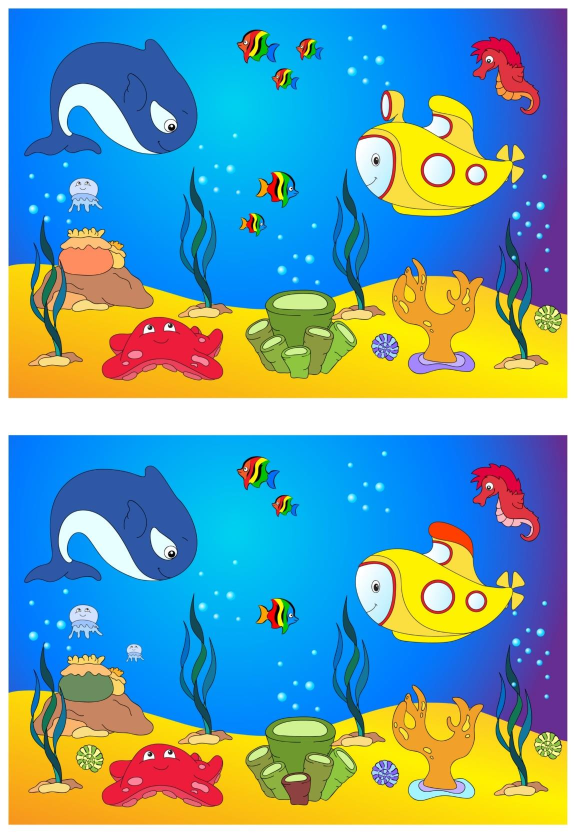
#> input picture Find-10-Differences/two-images.jpg, 1147 x 1670 px, found by its file name (shown at 1/2 size)
$ python Find-10-Differences.py
#> lines starting #> are read from the running program, lines starting #| are printed output that depends on the picture; after the words box and inside, x2 and y2 are one past the last pixel; in counts of white or black regions, pixels touching at a corner belong together
import cv2
import numpy as np

img = cv2.imread("Open-CV/Find-10-Differences/two-images.jpg")
#> img is the input picture: shape (1670, 1147, 3); mean B, G, R 168.2, 158.7, 110.1
gray = cv2.cvtColor(img, cv2.COLOR_RGB2GRAY)
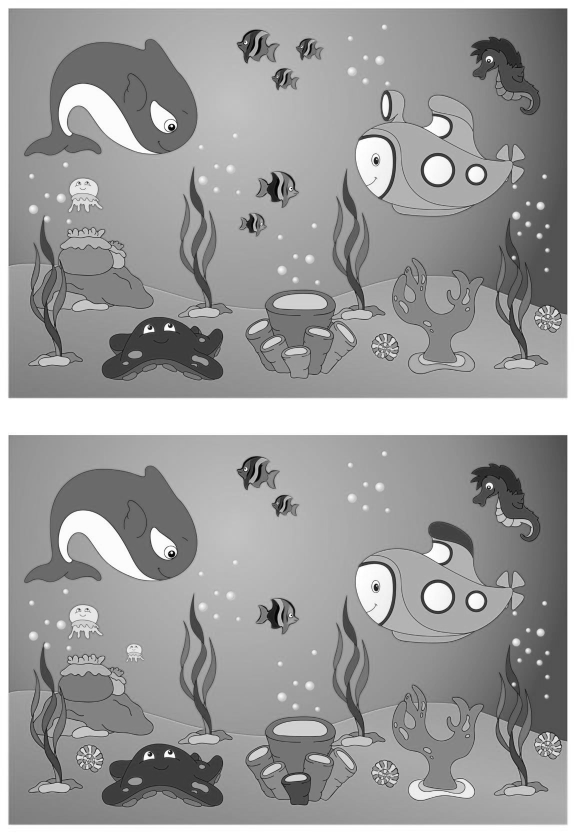
#> gray: shape (1670, 1147) (shown at 1/2 size); min 0, max 255, mean 156

_ , thresh = cv2.threshold(gray , 230, 255 , cv2.THRESH_BINARY_INV)
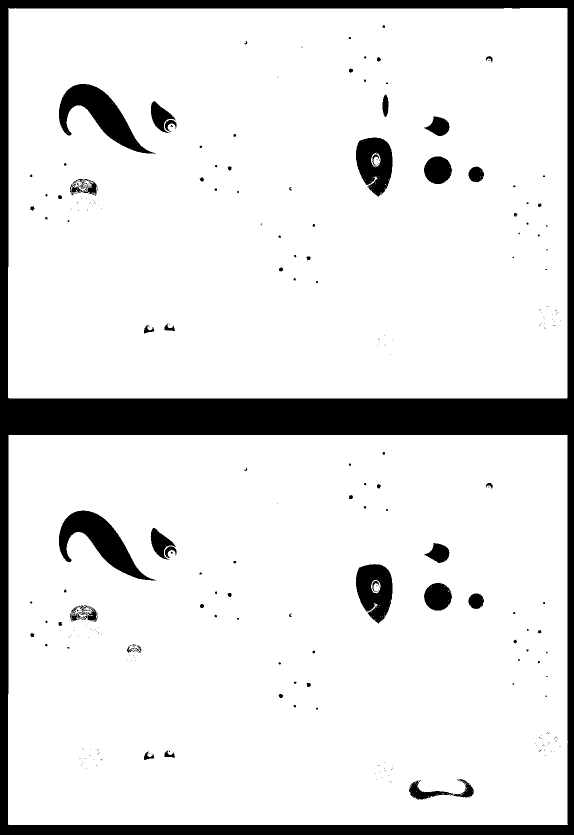
#> thresh: shape (1670, 1147) (shown at 1/2 size); 88.5% white; 296 black regions (233 under 20 px), largest, box (x1, y1, x2, y2) and area: (0, 0, 1147, 1670) 170773, (118, 168, 312, 307) 9459, (118, 1021, 312, 1161) 9452

canny = cv2.Canny(thresh , 254 , 255)
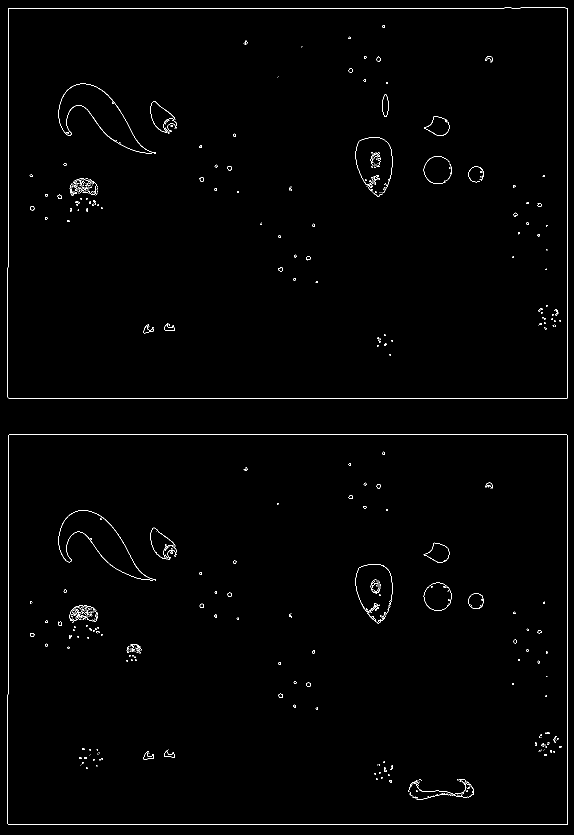
#> canny: shape (1670, 1147) (shown at 1/2 size); 0.83% white in thin lines or dots

# extract the two images
contours , hierarchy = cv2.findContours(canny.copy() , cv2.RETR_EXTERNAL, cv2.CHAIN_APPROX_SIMPLE)
#> contours = 2 contours; box (x1, y1, x2, y2) and area: (15, 15, 1135, 797) 872404, (15, 869, 1136, 1650) 872305
#cv2.drawContours(img, contours, -1 , (0,255,0) ,2 )

# if the contours detected more than 2 area, we will grab the two biggest areas
sortedCon = sorted(contours, key = cv2.contourArea)
#> sortedCon has the same summary as contours

# area 1
x,y,w,h = cv2.boundingRect(sortedCon[0])
#> x = 15; y = 869; w = 1121; h = 781
cv2.rectangle(img, (x,y), (x+w , y+h), (255,0,0), 3)
#> img: shape (1670, 1147, 3); 0.99% of pixels changed, all inside (x1, y1, x2, y2) = (13, 867, 1139, 1653)

# get the first image
roi = img.copy()[y:y+h , x:x+w]

# area 2
x1,y1,w1,h1 = cv2.boundingRect(sortedCon[1])
#> x1 = 15; y1 = 15; w1 = 1120; h1 = 782
cv2.rectangle(img, (x1,y1), (x1+w1 , y1+h1), (255,0,0), 3)
#> img: shape (1670, 1147, 3); mean B, G, R 168.9, 154.2, 105.7
# get the second image
roi2 = img.copy()[y1:y1+h1 , x1:x1+w1]

# are the images the same size ?
print(roi.shape)
#| (781, 1121, 3)
print(roi2.shape)
#| (782, 1120, 3)

#(781, 1121, 3)
#(782, 1120, 3)

# adjust pixels since the shapes are not equal
roi2H = roi2.shape[0]
#> roi2H = 782
print(roi2H)
#| 782
roi2 = roi2[0:roi2H-1, :]
#> roi2: shape (781, 1120, 3)
print(roi2.shape)
#| (781, 1120, 3)

roi1W = roi.shape[1]
#> roi1W = 1121
print(roi1W)
#| 1121
roi = roi[: , 0:roi1W-1]
#> roi: shape (781, 1120, 3)
print(roi.shape)
#| (781, 1120, 3)


# same shape .

# calcultae the absolute difference between the two arrays

diff = 255 - cv2.absdiff(roi,roi2)

#let's create HSV mask

lower = np.array([0,0,0])
upper = np.array([180,255,255])

imgHSV = cv2.cvtColor(diff, cv2.COLOR_BGR2HSV)
#> imgHSV: shape (781, 1120, 3); mean H, S, V 52.7, 8.5, 252.1
mask = cv2.inRange(imgHSV, lower, upper)
#> mask: shape (781, 1120); every value is 255

result = cv2.bitwise_and(diff, diff , mask=mask)

blur = cv2.GaussianBlur(result, (11,11), 0) # make blur to remoce noise
canny = cv2.Canny(blur, 50 , 150)
#> canny: shape (781, 1120); 0.55% white in thin lines or dots
edges = cv2.dilate(canny, None)
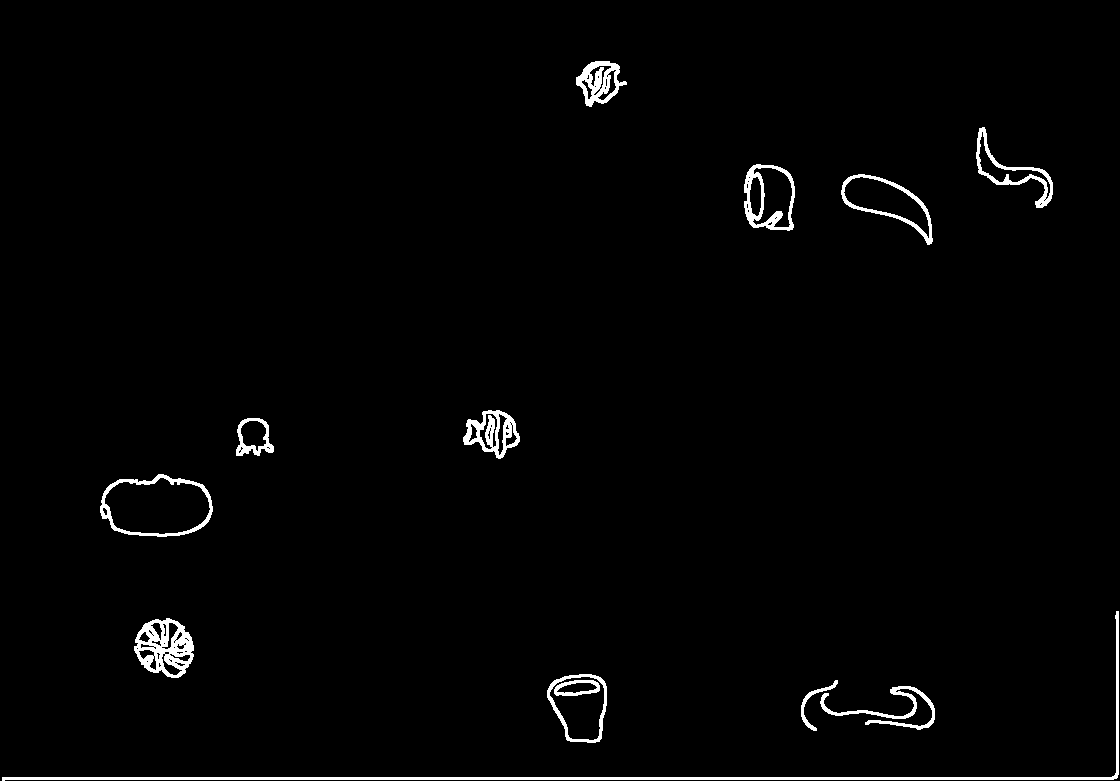
#> edges: shape (781, 1120); 1.7% white; 13 white regions

contours , hierarchy = cv2.findContours(edges, cv2.RETR_EXTERNAL, cv2.CHAIN_APPROX_SIMPLE)
#> contours = 12 contours; largest, box (x1, y1, x2, y2) and area: (100, 474, 213, 537) 5496, (547, 674, 607, 743) 3126, (841, 174, 933, 245) 2938, (744, 164, 795, 231) 2806, (134, 618, 194, 678) 2592

for cnt in contours:

    # get the box coordinates
    x, y, width, height = cv2.boundingRect(cnt)

    # draw a bpx
    cv2.rectangle(result, (x,y), (x+width, y+height), (0,0,255), 2)
    cv2.rectangle(roi, (x,y), (x+width, y+height), (0,0,255), 2)
    cv2.rectangle(roi2, (x,y), (x+width, y+height), (0,0,255), 2)
#> this loop made 12 passes
#> (x, y, width, height) on passes 1 to 12: (820, 686, 115, 44), (801, 680, 37, 51), (547, 674, 60, 69), (134, 618, 60, 60), (2, 611, 1117, 170), (100, 474, 113, 63), (236, 418, 38, 38), (463, 410, 57, 49), (841, 174, 92, 71), (744, 164, 51, 67), (976, 127, 77, 81), (576, 61, 51, 46)
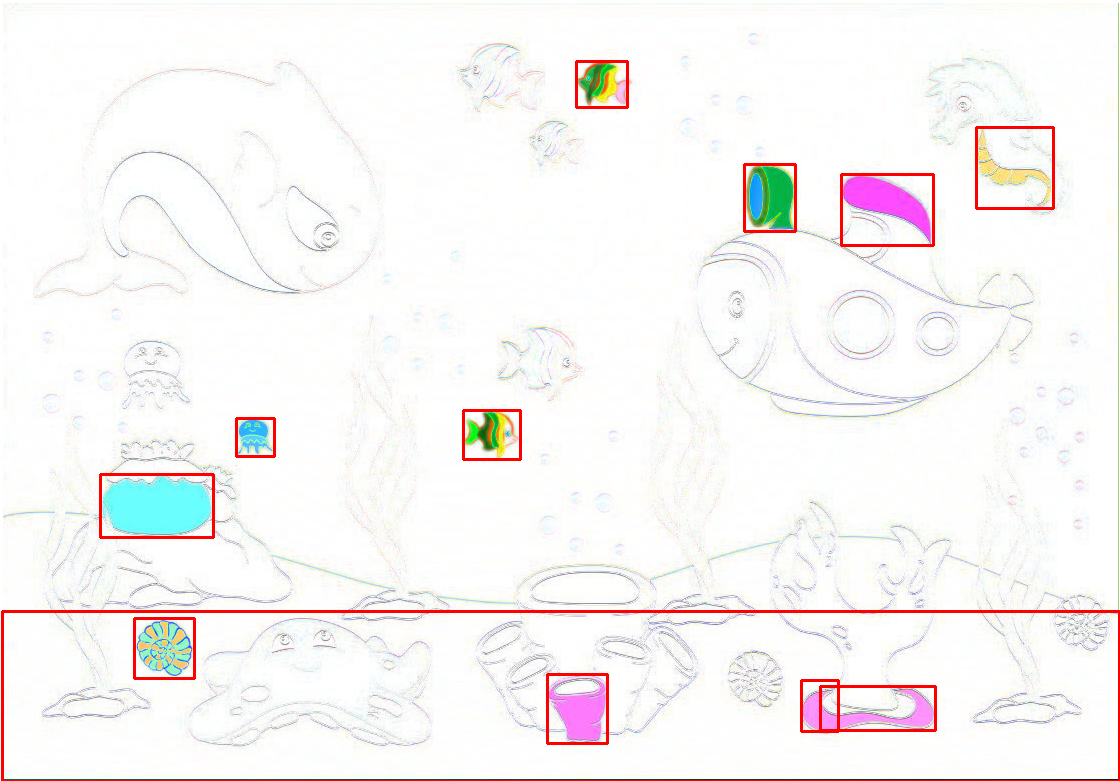
#> result: shape (781, 1120, 3); mean B, G, R 244.7, 245.3, 248.4
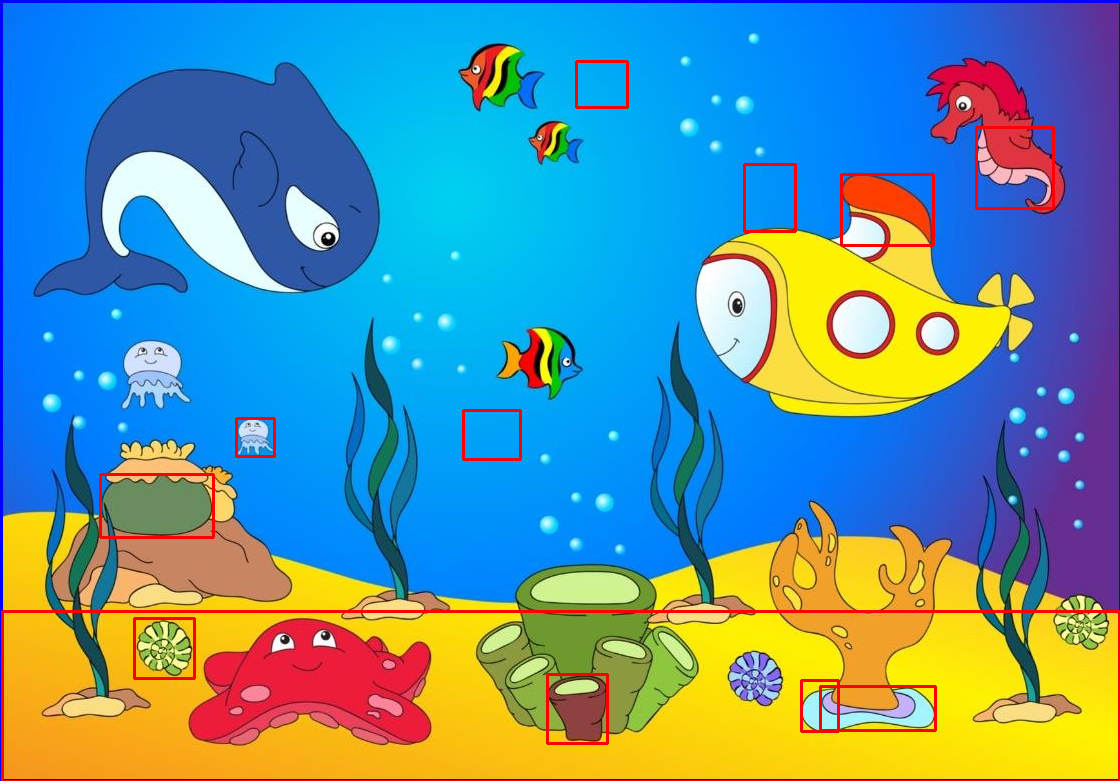
#> roi: shape (781, 1120, 3); mean B, G, R 159.5, 145.2, 95.5
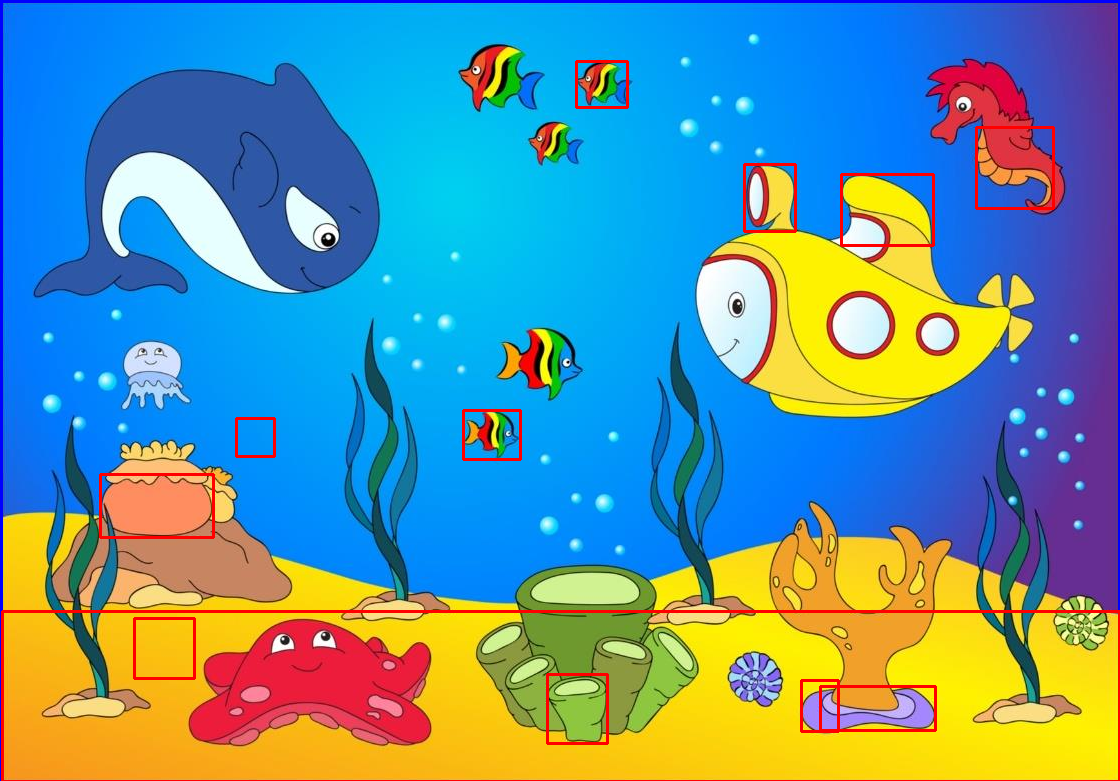
#> roi2: shape (781, 1120, 3); mean B, G, R 158, 145.8, 97.6


cv2.imshow("result", result)


cv2.imshow("roi",roi)
cv2.imshow("roi2",roi2)


cv2.imshow("canny", canny)
cv2.imshow("edges", edges)
#cv2.imshow("trhesh", thresh)
#cv2.imshow("gray",gray)
#cv2.imshow("img",img)
cv2.waitKey(0)

# [4 lines of commented-out code are left out]


cv2.destroyAllWindows()
